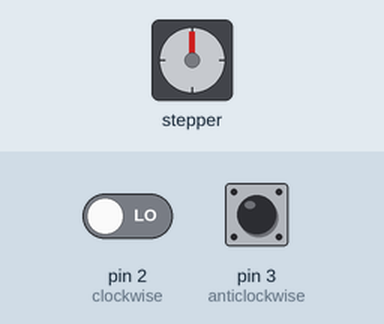
A sketch run on a simulated Arduino Uno, built with avr-gcc and run on an emulated ATmega328P. Parts: stepper motor. Wiring (inferred from the names in the program): stepper motor (2048 steps per turn assumed): coils pin 4, pin 5, pin 6, pin 7. The test bench sets the inputs (shaded band); at power-on: pin 3 (anticlockwise) LOW, pin 2 (clockwise) LOW.

Above: at 1.2 s.
1.3 s: pin 3 (anticlockwise) pulsed HIGH 5 times (0.12 s each, 0.3 s apart)
At 2.0 s:
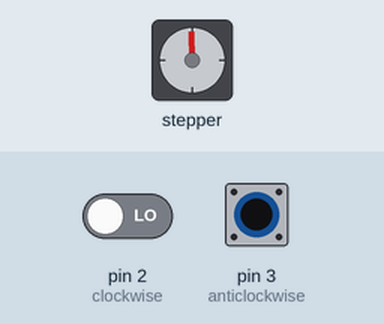
4.3 s: pin 3 (anticlockwise) driven HIGH
At 5.5 s:
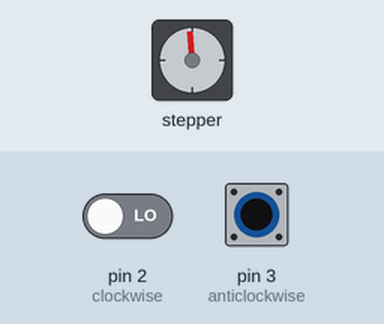
Timing chart, 0 to 7.3 s (numbered marks = the images above; inputs shaded):
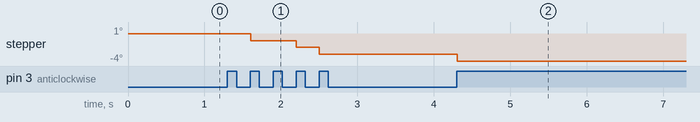

The sketch:

STEPPER.ino
```cpp
//Directivas de Preprocesador
#define pinA 4
#define pinB 5
#define pinC 6
#define pinD 7
#define clockwise 2
#define anticlockwise 3
#define duplicar_rpm 8
//variables
int rpm_final = 150;
int rpm_fijo = 300;
volatile static bool clockwiselock;
volatile static bool anticlockwiselock;


//FUNCIONES
void funcion_ISR_clockwise(void);
void funcion_ISR_anticlockwise(void);
void Stepper_clockwise();
void Stepper_anticlockwise();

void setup() {
pinMode(pinA, OUTPUT);
pinMode(pinB, OUTPUT);
pinMode(pinC, OUTPUT);
pinMode(pinD, OUTPUT);
attachInterrupt(digitalPinToInterrupt(clockwise),funcion_ISR_clockwise,RISING); //Anclar la interrupcion del pin 2 a una Funcion ISR disparada por el flanco ascendente
attachInterrupt(digitalPinToInterrupt(anticlockwise),funcion_ISR_anticlockwise,RISING); //Anclar la interrupcion del pin 2 a una Funcion ISR disparada por el flanco ascendente
}

void loop() {

}

  void funcion_ISR_clockwise(){
  //Cuando se dispara la interrupcion por Rising
    Serial.println("movimiento horario");
    clockwiselock = HIGH;
    anticlockwiselock = LOW;
    if(duplicar_rpm){
  rpm_final = rpm_fijo/2;
  }
  else{
   rpm_final = rpm_fijo;
   }
   Stepper_clockwise();
}

  void funcion_ISR_anticlockwise(){
  //Cuando se dispara la interrupcion por Rising
    Serial.println("movimiento antihorario");
    anticlockwiselock = LOW;
    clockwiselock = HIGH;
    if(duplicar_rpm){
  rpm_final = rpm_fijo/2;
  }
  else{
   rpm_final = rpm_fijo;
   }
   Stepper_anticlockwise();
}
void Stepper_anticlockwise(){
  for(int ciclos = 0;ciclos < 4;ciclos++){
  if(ciclos == 0){
  digitalWrite(pinA, LOW);
  digitalWrite(pinB, LOW);
  digitalWrite(pinC, LOW);
  digitalWrite(pinD, HIGH);
  delay(rpm_final);
  }
  if(ciclos == 1){
  digitalWrite(pinA, LOW);
  digitalWrite(pinB, LOW);
  digitalWrite(pinC, HIGH);
  digitalWrite(pinD, LOW);
  delay(rpm_final);
  }
  if(ciclos == 2){
  digitalWrite(pinA, LOW);
  digitalWrite(pinB, HIGH);
  digitalWrite(pinC, LOW);
  digitalWrite(pinD, LOW);
  delay(rpm_final);
  }
  if(ciclos == 3){
  digitalWrite(pinA, HIGH);
  digitalWrite(pinB, LOW);
  digitalWrite(pinC, LOW);
  digitalWrite(pinD, LOW);
  delay(rpm_final);
  }
  }
}
void Stepper_clockwise(){
  for(int ciclos = 0;ciclos < 4;ciclos++){
  if(ciclos == 0){
  digitalWrite(pinA, HIGH);
  digitalWrite(pinB, LOW);
  digitalWrite(pinC, LOW);
  digitalWrite(pinD, LOW);
  delay(rpm_final);
  }
  if(ciclos == 1){
  digitalWrite(pinA, LOW);
  digitalWrite(pinB, HIGH);
  digitalWrite(pinC, LOW);
  digitalWrite(pinD, LOW);
  delay(rpm_final);
  }
  if(ciclos == 2){
  digitalWrite(pinA, LOW);
  digitalWrite(pinB, LOW);
  digitalWrite(pinC, HIGH);
  digitalWrite(pinD, LOW);
  delay(rpm_final);
  }
  if(ciclos == 3){
  digitalWrite(pinA, LOW);
  digitalWrite(pinB, LOW);
  digitalWrite(pinC, LOW);
  digitalWrite(pinD, HIGH);
  delay(rpm_final);
  }
  }
}
```
